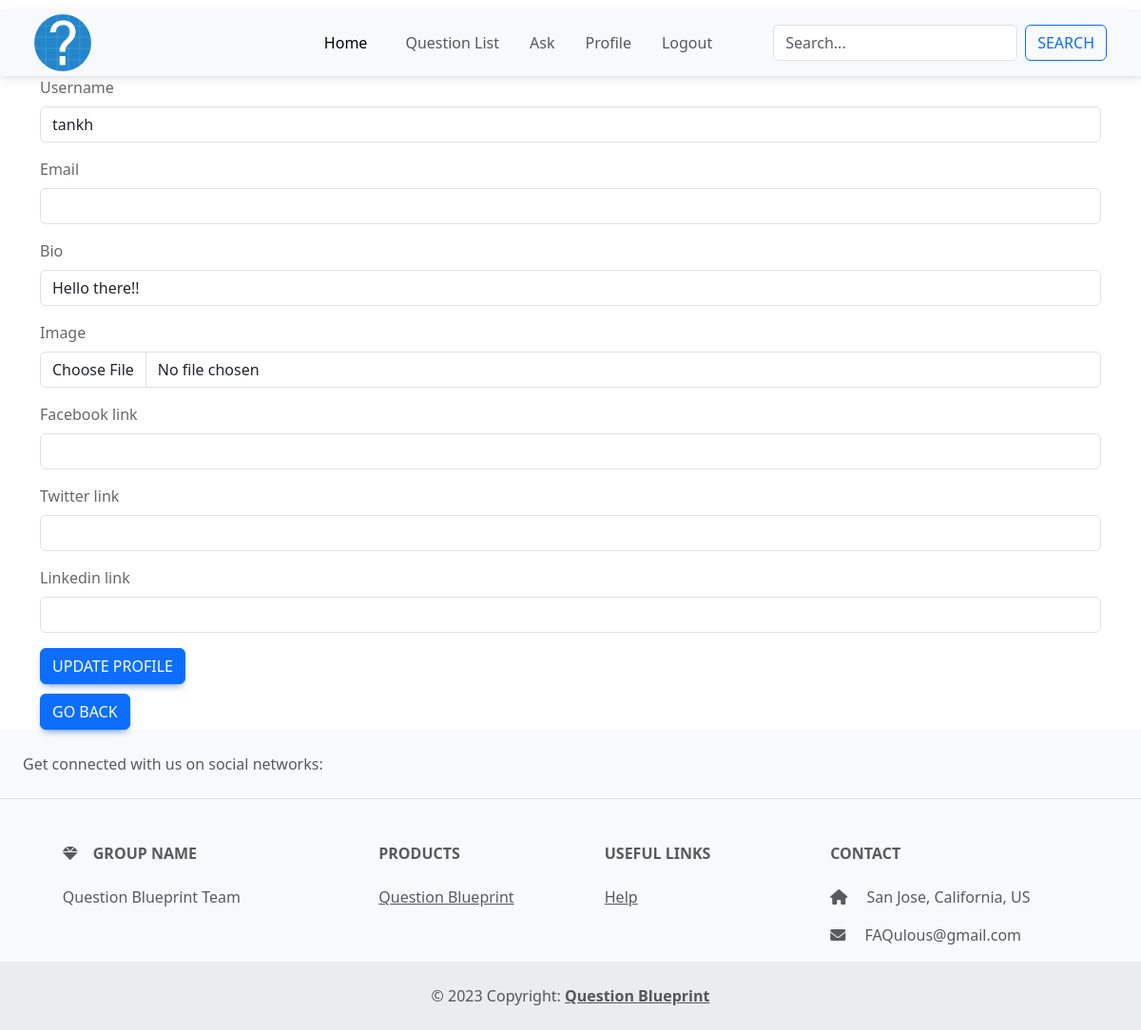
Page /profile/tankh/update/ (signed in) on the earlier database version.
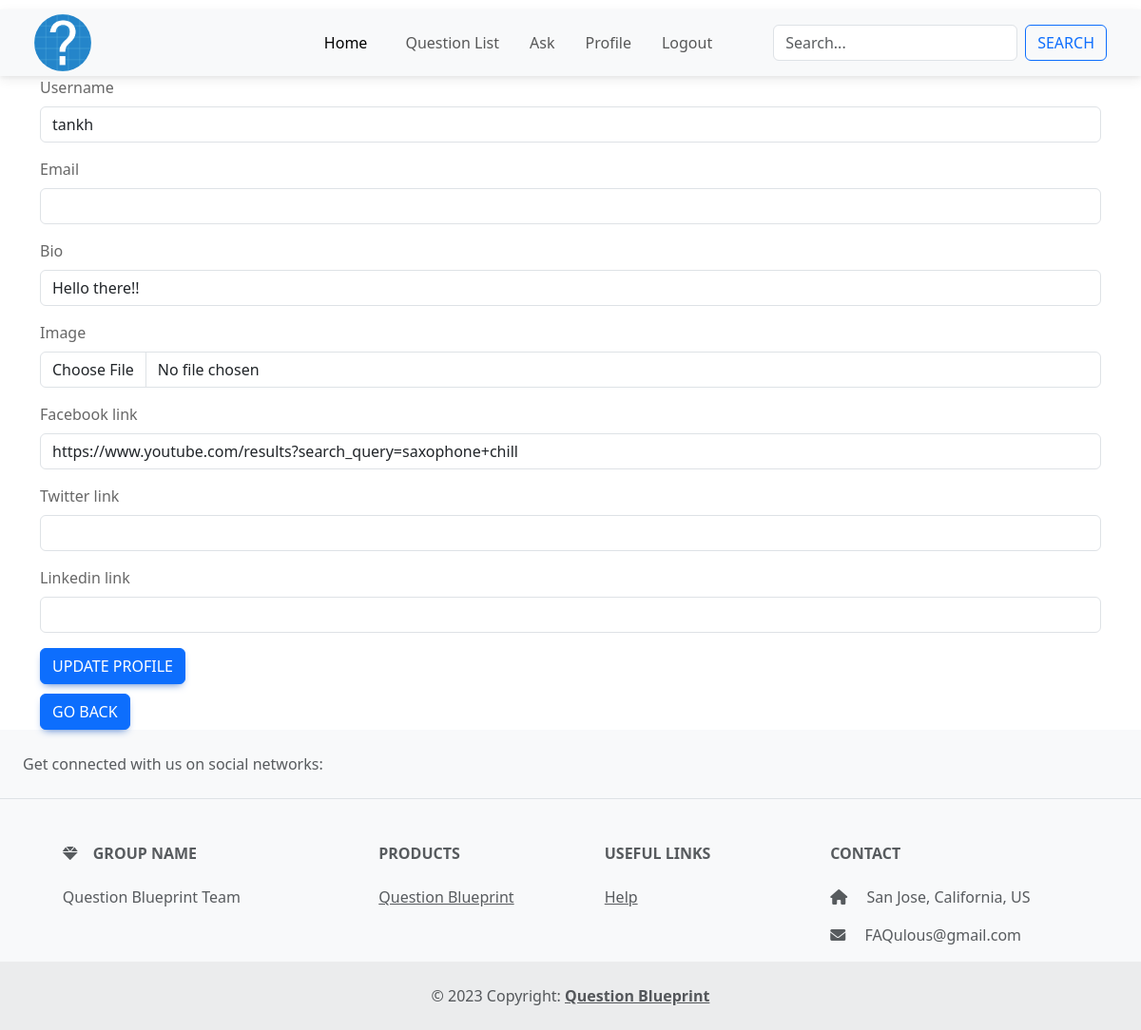
Same page on the later database version.
### user/models.py (models this page shows, shortened)
class Profile(models.Model):
    user = models.OneToOneField(User, on_delete=models.CASCADE)
    bio = models.CharField(max_length=1000)
    image = models.ImageField(default='default.jpg', upload_to="profile_pic")
    facebook_link = models.URLField(max_length=20000, blank=True)
    twitter_link = models.URLField(max_length=20000, blank=True)
    linkedin_link = models.URLField(max_length=20000, blank=True)

### user/views.py (the view)
# urls.py: path('profile/<str:username>/update/',user_views.update_profile,name='profile_update'),
@login_required
def update_profile(request, username):
    if username == request.user.username:
        cur_user_obj = {
            'username': username,
            'email': request.user.email,
        }
        cur_user_profile = {
            'bio': request.user.profile.bio,
            'image': request.user.profile.image.url,
            'facebook_link': request.user.profile.facebook_link,
            'twitter_link': request.user.profile.twitter_link,
            'linkedin_link': request.user.profile.linkedin_link,
        }
        if request.method == "POST":
            user_update_form = UserInfoUpdateForm(request.POST, instance=request.user)
            profile_update_form = ProfileUpdateForm(request.POST, request.FILES, instance=request.user.profile)
            if user_update_form.is_valid() and profile_update_form.is_valid():
                user_update_form.save()
                profile = profile_update_form.save(commit=False)
                profile.user = request.user
                profile.save()
                messages.success(request, f'Profile updated successfully')
                return redirect('profile_view', username=request.user.username)
        else:
            user_update_form = UserInfoUpdateForm(initial=cur_user_obj)
            profile_update_form = ProfileUpdateForm(initial=cur_user_profile)
        context = {
            'user_update_form': user_update_form,
            'profile_update_form': profile_update_form,
        }
        return render(request, 'user/update.html', context=context)
    else:
        return render(request, 'error.html')

### user/forms.py
class UserInfoUpdateForm(forms.ModelForm):
    email = forms.EmailField(required=False)
    username = forms.CharField(required=False)
    class Meta:
        model = User
        fields = ['username', 'email']

class ProfileUpdateForm(forms.ModelForm):
    bio = forms.CharField(required=False)
    image = forms.ImageField(required=False)
    facebook_link = forms.URLField(required=False)
    twitter_link = forms.URLField(required=False)
    linkedin_link = forms.URLField(required=False)
    class Meta:
        model = Profile
        fields = ['bio', 'image', 'facebook_link', 'twitter_link', 'linkedin_link']

### user/templates/user/update.html (shortened to what this page needs)
{% extends "base_nav.html" %} {% load crispy_forms_tags %}  {% block content %}
<div class="container">
  <form action="" method="POST" enctype="multipart/form-data">
    {% csrf_token %} {{user_update_form|crispy}} {{profile_update_form|crispy}}
    <button class="btn btn-primary" type="submit">Update Profile</button>
  </form>
  <div style="margin-top: 10px">
    <button class="btn btn-primary" type="submit">
      <a
        href="{% url 'profile_view' user.username%}"
        style="color: white; text-decoration: none"
        >Go Back</a
      >
    </button>
  </div>
</div>
{% endblock content %}

Differences in the rows shown:
changed Profile "Hello there!!": facebook_link (not shown) → "https://www.youtube.com/results?search_query=saxophone+chill"
